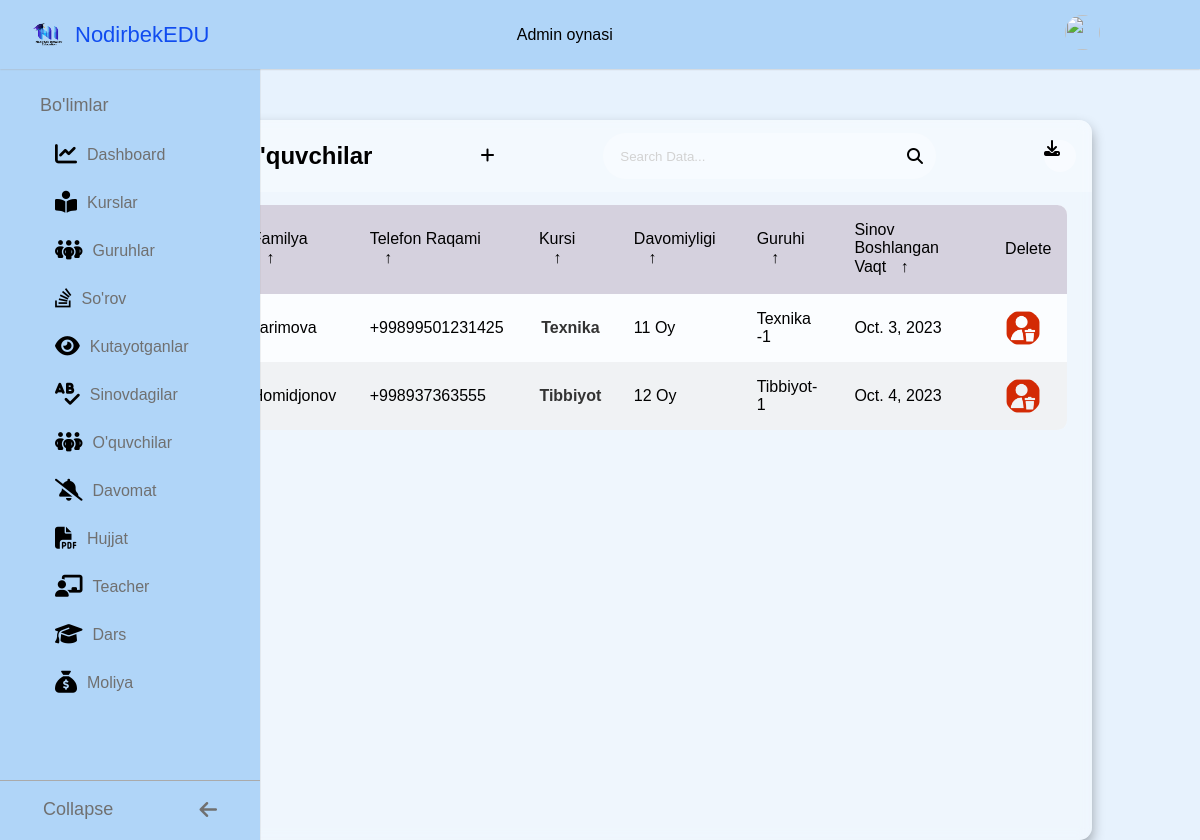
Screenshot of /asosiy/sinov/ (signed in) with the database file from the repository.
### asosiy/models.py (models this page shows, shortened)
class Sinov(models.Model):
    kutish_fk = models.ForeignKey(Kutish, on_delete=models.CASCADE,null=True,blank=True)
    kurs_fk = models.ForeignKey(Kurs, on_delete=models.CASCADE)
    guruh_fk = models.ForeignKey(Guruh, on_delete=models.CASCADE)
    vaqt=models.DateField(null=True,blank=True)

class Kutish(models.Model):
    sorov_fk=models.ForeignKey(Sorov,on_delete=models.CASCADE)
    batafsil=models.TextField()

class Sorov(models.Model):
    ism=models.CharField(max_length=30)
    fam=models.CharField(max_length=30)
    tel=models.CharField(max_length=13)
    kurs_fk=models.ForeignKey(Kurs,on_delete=models.CASCADE)
    sorov_qoldirilgan_vaqt=models.DateTimeField(auto_now_add=True)

class Kurs(models.Model):
    nom=models.CharField(max_length=30)
    ochilgan_sana=models.DateField()

class Guruh(models.Model):
    kurs_fk=models.ForeignKey(Kurs,on_delete=models.CASCADE)
    guruh_nom=models.CharField(max_length=50)
    ochilgan_sana=models.DateField()
    davomiyligi=models.CharField(max_length=15)

### asosiy/views.py (the view, shortened to what this page needs)
# urls.py: path('sinov/', Sinovv.as_view()),
class Sinovv(View):
    def get(self, request):
        if request.user.is_authenticated:
            data = {
                'sinovdagilar': Sinov.objects.all(),
                'kutish': Kutish.objects.all(),
                'kurs': Kurs.objects.all(),
                'guruh': Guruh.objects.all()
            }
            return render(request, 'sinov.html', data)
        return redirect('/adminlogin/')

### templates/sinov.html (shortened to what this page needs)
<!DOCTYPE html>
<html lang="en">
<head>
    {% load static %}
    <link rel="stylesheet" href="https://cdnjs.cloudflare.com/ajax/libs/font-awesome/6.4.0/css/all.min.css" />
    <link rel="stylesheet" href="{% static 'root.css' %}">
    <link rel="stylesheet" href="{% static 'standart.css' %}">
    <link rel="stylesheet" href="{% static 'table.css' %}">
    <link rel="stylesheet" href="{% static 'admin_form.css' %}">
</head>
<body>
  <nav class="navbar">
		<div class="logo_item">
		  <img src="/media/mm2n.png" alt=""></i>NodirbekEDU
		</div>
		<div class="search_bar">
			 <p>Admin oynasi</p>
		</div>
		<div class="navbar_content">
		   <a href="/logout"><img src="/media/logout.png" alt="" class="profile" /></a>
		</div>
	  </nav>
	  <nav class="sidebar">
		<div class="menu_content">
		  <ul class="menu_items">
			<div class="menu_title menu_dahsboard"></div>
			<li class="item">
				<a href="/asosiy/IndexAdmin" class="nav_link">
				  <span class="navlink_icon">
					<i class="fa-solid fa-chart-line"></i>
				  </span>
				  <span class="navlink"> Dashboard</span>
				</a>
			  </li>
        <li class="item">
          <a href="/asosiy/kurslar" class="nav_link">
            <span class="navlink_icon">
           <i class="fa-solid fa-book-open-reader"></i>             </span>
            <span class="navlink"> Kurslar</span>
          </a>
          </li>
        <li class="item">
          <a href="/asosiy/guruhlar" class="nav_link">
            <span class="navlink_icon">
            <i class="fa-solid fa-people-group"></i>                  </span>
            <span class="navlink"> Guruhlar</span>
          </a>
          </li>
			  <li class="item">
				<a href="/asosiy/sorov" class="nav_link">
				  <span class="navlink_icon">
					<i class="fa-brands fa-stack-overflow"></i>                </span>
				  <span class="navlink">So'rov</span>
				</a>
			  </li>
        <li class="item">
          <a href="/asosiy/kutayotganlar" class="nav_link">
            <span class="navlink_icon">
              <i class="fa-solid fa-eye"></i>                 </span>
            <span class="navlink">Kutayotganlar</span>
          </a>
        </li>
			  <li class="item">
          <a href="/asosiy/sinov" class="nav_link">
            <span class="navlink_icon">
              <i class="fa-solid fa-spell-check"></i>               </span>
            <span class="navlink">Sinovdagilar</span>
          </a>
        </li>
			  <li class="item">
				<a href="/asosiy/talabalar" class="nav_link">
				  <span class="navlink_icon">
            <i class="fa-solid fa-people-group"></i>                  </span>
				  <span class="navlink">O'quvchilar</span>
				</a>
			  </li>
        <li class="item">
          <a href="/asosiy/davomat" class="nav_link">
            <span class="navlink_icon">
              <i class="fa-solid fa-bell-slash"></i>                </span>
            <span class="navlink">Davomat</span>
          </a>
          </li>
          <li class="item">
            <a href="/asosiy/hujat" class="nav_link">
              <span class="navlink_icon">
                <i class="fa-solid fa-file-pdf"></i>                </span>
              <span class="navlink">Hujjat</span>
            </a>
            </li>
            <li class="item">
              <a href="/asosiy/teacher" class="nav_link">
                <span class="navlink_icon">
                  <i class="fa-solid fa-chalkboard-user"></i>                </span>
                <span class="navlink">Teacher</span>
              </a>
              </li>
              <li class="item">
                <a href="/asosiy/dars" class="nav_link">
                  <span class="navlink_icon">
                    <i class="fa-solid fa-graduation-cap"></i>               </span>
                  <span class="navlink">Dars</span>
                </a>
                </li>
                <li class="item">
                  <a href="/asosiy/moliya" class="nav_link">
                    <span class="navlink_icon">
                      <i class="fa-solid fa-sack-dollar"></i>              </span>
                    <span class="navlink">Moliya</span>
                  </a>
                  </li>
		  </ul>
		  <div class="bottom_content">
			<div class="bottom expand_sidebar">
			  <span> Expand</span>
			</div>
			<div class="bottom collapse_sidebar">
			  <span> Collapse</span>
			  <i class="fa-solid fa-arrow-left"></i>
			</div>
		  </div>
		</div>
	  </nav>
    <main class="table">
        <section class="table__header">
            <h1>Sinovdagi o'quvchilar</h1>
            <div class="add">
                <i class="fa-solid fa-plus"></i>
            </div>
            <div class="input-group">
                <input type="search" placeholder="Search Data...">
                <i class="fa-solid fa-magnifying-glass"></i>
            </div>
            <div class="export__file">
                <label for="export-file" class="export__file-btn" title="Export File"><i class="fa-solid fa-download"></i></label>
            </div>
        </section>
        <section class="table__body">
            <table id="customers_table">
                <thead>
                    <tr>
                        <th> ism <span class="icon-arrow">&UpArrow;</span></th>
                        <th> Familya <span class="icon-arrow">&UpArrow;</span></th>
                        <th> Telefon raqami <span class="icon-arrow">&UpArrow;</span></th>
                        <th>kursi<span class="icon-arrow">&UpArrow;</span></th>
                        <th>davomiyligi<span class="icon-arrow">&UpArrow;</span></th>
                        <th>guruhi<span class="icon-arrow">&UpArrow;</span></th>
                        <th>Sinov boshlangan vaqt<span class="icon-arrow">&UpArrow;</span></th>
                        <th>Delete</th>
                    </tr>
                </thead>
                <tbody>
                {% for i in sinovdagilar %}
                    <tr>
                        <td class="name"> {{i.kutish_fk.sorov_fk.ism}} </td>
                        <td class="fam"> {{i.kutish_fk.sorov_fk.fam}}</td>
                        <td class="tel"> {{i.kutish_fk.sorov_fk.tel}} </td>
                        <td>
                            <p class="status">{{i.kurs_fk.nom}}</p>
                        </td>
                        <td> {{i.guruh_fk.davomiyligi}} Oy</td>
                        <td> {{i.guruh_fk.guruh_nom}}</td>
                        <td> {{i.vaqt}}</td>
                        <td><a href="/asosiy/sinovdelete/{{i.id}}"><img src="/media/user.png"></a> </td>
                    </tr>
                {% endfor %}
                </tbody>
            </table>
          </section>
    </main>
</body>
</html>

### static/root.css (style rules this page uses)
:root { --first-color: blue; --black-color: rgb(29, 27, 27); --wite-color: #fff; --body-color: #e2e1e1; --white-color: #b0d5f8; --blue-color: #104cf0; --grey-color: #707070; --grey-color-light: #aaa; --body-font:'Open Sans', sans-serif; --small-font-size:.913rem; }

### static/standart.css (style rules this page uses)
* { margin: 0; padding: 0; box-sizing: border-box; font-family: 'Poppins', sans-serif; }
body { background-position: center; background-size: cover; margin: 0 auto; padding: 0; box-sizing: border-box; font-family: "Poppins", sans-serif; }
body { background-color: #e7f2fd; transition: all 0.5s ease; }
.navbar { padding: 20px auto; position: fixed; top: 0; width: 100%; left: 0; background-color: var(--white-color); display: flex; align-items: center; justify-content: space-between; padding: 15px 30px; z-index: 1000; box-shadow: 0 0 2px var(--grey-color-light); }
.logo_item { display: flex; align-items: center; column-gap: 10px; font-size: 22px; font-weight: 500; color: var(--blue-color); }
.navbar img { width: 35px; height: 35px; border-radius: 50%; }
.navbar_content { display: flex; align-items: center; column-gap: 25px; padding: 0 70px; }
.sidebar { background-color: var(--white-color); width: 260px; position: fixed; top: 0; left: 0; height: 100%; padding: 80px 20px; z-index: 100; overflow-y: scroll; box-shadow: 0 0 1px var(--grey-color-light); transition: all 0.5s ease; }
.menu_content { position: relative; }
.menu_title { margin: 15px 0; padding: 0 20px; font-size: 18px; }
.menu_title::before { color: var(--grey-color); white-space: nowrap; }
.menu_dahsboard::before { content: "Bo'limlar"; }
.menu_items { padding: 0; list-style: none; }
.navlink_icon { position: relative; font-size: 22px; line-height: 40px; display: inline-block; text-align: center; border-radius: 6px; margin-right: 10px; color: #000; margin-left: 20px; }
.navlink_icon::before { content: ""; position: absolute; height: 100%; width: calc(100% + 100px); left: -20px; }
.sidebar .nav_link { display: flex; align-items: center; width: 100%; padding: 4px 15px; border-radius: 8px; text-decoration: none; color: var(--grey-color); white-space: nowrap; }
.bottom_content { position: fixed; bottom: 60px; left: 0; width: 260px; cursor: pointer; transition: all 0.5s ease; }
.bottom { position: absolute; display: flex; align-items: center; left: 0; justify-content: space-around; padding: 18px 0; text-align: center; width: 100%; color: var(--grey-color); border-top: 1px solid var(--grey-color-light); background-color: var(--white-color); }
.bottom i { font-size: 20px; }
.bottom span { font-size: 18px; }

### static/admin_form.css (style rules this page uses)
.status { color: #333; }

### rows the page displays
Sinov: kutish_fk.sorov_fk.fam "karimova", kutish_fk.sorov_fk.tel "+99899501231425", kurs_fk.nom "Texnika", guruh_fk.davomiyligi "11", guruh_fk.guruh_nom "Texnika -1", vaqt "Oct. 3, 2023"
Sinov: kutish_fk.sorov_fk.fam "Homidjonov", kutish_fk.sorov_fk.tel "+998937363555", kurs_fk.nom "Tibbiyot", guruh_fk.davomiyligi "12", guruh_fk.guruh_nom "Tibbiyot-1", vaqt "Oct. 4, 2023"
